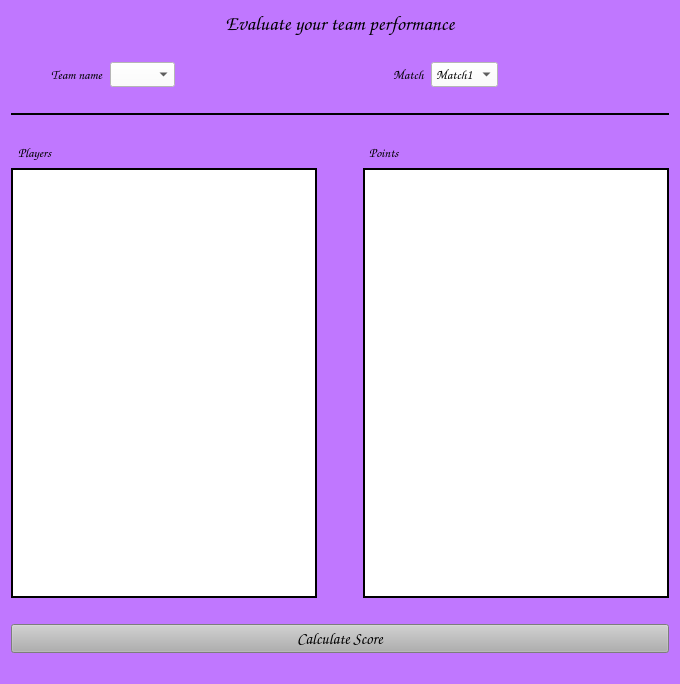
<?xml version="1.0" encoding="UTF-8"?>
<ui version="4.0">
 <class>Evaluate_team</class>
 <widget class="QWidget" name="Evaluate_team">
  <property name="geometry">
   <rect>
    <x>0</x>
    <y>0</y>
    <width>680</width>
    <height>684</height>
   </rect>
  </property>
  <property name="windowTitle">
   <string>Evaluate team</string>
  </property>
  <property name="styleSheet">
   <string notr="true">background-color: rgb(192, 119, 255);</string>
  </property>
  <layout class="QVBoxLayout" name="verticalLayout">
   <item>
    <widget class="QLabel" name="evaluate_heading">
     <property name="font">
      <font>
       <family>Comic Sans MS</family>
       <pointsize>15</pointsize>
       <weight>75</weight>
       <bold>true</bold>
      </font>
     </property>
     <property name="text">
      <string>Evaluate your team performance</string>
     </property>
     <property name="alignment">
      <set>Qt::AlignCenter</set>
     </property>
    </widget>
   </item>
   <item>
    <spacer name="horizontalSpacer_10">
     <property name="orientation">
      <enum>Qt::Horizontal</enum>
     </property>
     <property name="sizeHint" stdset="0">
      <size>
       <width>40</width>
       <height>20</height>
      </size>
     </property>
    </spacer>
   </item>
   <item>
    <layout class="QHBoxLayout" name="horizontalLayout">
     <item>
      <spacer name="horizontalSpacer_2">
       <property name="orientation">
        <enum>Qt::Horizontal</enum>
       </property>
       <property name="sizeType">
        <enum>QSizePolicy::Minimum</enum>
       </property>
       <property name="sizeHint" stdset="0">
        <size>
         <width>40</width>
         <height>20</height>
        </size>
       </property>
      </spacer>
     </item>
     <item>
      <widget class="QLabel" name="Eval_team_name">
       <property name="font">
        <font>
         <family>Comic Sans MS</family>
         <pointsize>10</pointsize>
         <weight>75</weight>
         <bold>true</bold>
        </font>
       </property>
       <property name="text">
        <string>Team name</string>
       </property>
      </widget>
     </item>
     <item>
      <widget class="QComboBox" name="team_name_list">
       <property name="font">
        <font>
         <family>Comic Sans MS</family>
         <pointsize>10</pointsize>
         <weight>75</weight>
         <bold>true</bold>
        </font>
       </property>
       <property name="styleSheet">
        <string notr="true">background-color: rgb(255, 255, 255);</string>
       </property>
      </widget>
     </item>
     <item>
      <spacer name="horizontalSpacer_9">
       <property name="orientation">
        <enum>Qt::Horizontal</enum>
       </property>
       <property name="sizeType">
        <enum>QSizePolicy::Minimum</enum>
       </property>
       <property name="sizeHint" stdset="0">
        <size>
         <width>40</width>
         <height>20</height>
        </size>
       </property>
      </spacer>
     </item>
     <item>
      <spacer name="horizontalSpacer">
       <property name="orientation">
        <enum>Qt::Horizontal</enum>
       </property>
       <property name="sizeType">
        <enum>QSizePolicy::Expanding</enum>
       </property>
       <property name="sizeHint" stdset="0">
        <size>
         <width>40</width>
         <height>20</height>
        </size>
       </property>
      </spacer>
     </item>
     <item>
      <widget class="QLabel" name="Eval_match">
       <property name="font">
        <font>
         <family>Comic Sans MS</family>
         <pointsize>10</pointsize>
         <weight>75</weight>
         <bold>true</bold>
        </font>
       </property>
       <property name="text">
        <string>Match</string>
       </property>
      </widget>
     </item>
     <item>
      <widget class="QComboBox" name="match_list">
       <property name="font">
        <font>
         <family>Comic Sans MS</family>
         <pointsize>10</pointsize>
         <weight>75</weight>
         <bold>true</bold>
        </font>
       </property>
       <property name="styleSheet">
        <string notr="true">background-color: rgb(255, 255, 255);</string>
       </property>
       <item>
        <property name="text">
         <string>Match1</string>
        </property>
       </item>
       <item>
        <property name="text">
         <string>Match2</string>
        </property>
       </item>
       <item>
        <property name="text">
         <string>Match3</string>
        </property>
       </item>
      </widget>
     </item>
     <item>
      <spacer name="horizontalSpacer_3">
       <property name="orientation">
        <enum>Qt::Horizontal</enum>
       </property>
       <property name="sizeType">
        <enum>QSizePolicy::Expanding</enum>
       </property>
       <property name="sizeHint" stdset="0">
        <size>
         <width>40</width>
         <height>20</height>
        </size>
       </property>
      </spacer>
     </item>
    </layout>
   </item>
   <item>
    <spacer name="horizontalSpacer_7">
     <property name="orientation">
      <enum>Qt::Horizontal</enum>
     </property>
     <property name="sizeHint" stdset="0">
      <size>
       <width>40</width>
       <height>20</height>
      </size>
     </property>
    </spacer>
   </item>
   <item>
    <widget class="Line" name="line">
     <property name="frameShadow">
      <enum>QFrame::Plain</enum>
     </property>
     <property name="lineWidth">
      <number>2</number>
     </property>
     <property name="orientation">
      <enum>Qt::Horizontal</enum>
     </property>
    </widget>
   </item>
   <item>
    <spacer name="horizontalSpacer_8">
     <property name="orientation">
      <enum>Qt::Horizontal</enum>
     </property>
     <property name="sizeHint" stdset="0">
      <size>
       <width>40</width>
       <height>20</height>
      </size>
     </property>
    </spacer>
   </item>
   <item>
    <layout class="QHBoxLayout" name="horizontalLayout_3">
     <item>
      <widget class="QLabel" name="eval_players">
       <property name="font">
        <font>
         <family>Comic Sans MS</family>
         <pointsize>10</pointsize>
         <weight>75</weight>
         <bold>true</bold>
        </font>
       </property>
       <property name="text">
        <string>Players</string>
       </property>
       <property name="indent">
        <number>7</number>
       </property>
      </widget>
     </item>
     <item>
      <spacer name="horizontalSpacer_4">
       <property name="orientation">
        <enum>Qt::Horizontal</enum>
       </property>
       <property name="sizeHint" stdset="0">
        <size>
         <width>40</width>
         <height>20</height>
        </size>
       </property>
      </spacer>
     </item>
     <item>
      <spacer name="horizontalSpacer_5">
       <property name="orientation">
        <enum>Qt::Horizontal</enum>
       </property>
       <property name="sizeType">
        <enum>QSizePolicy::Minimum</enum>
       </property>
       <property name="sizeHint" stdset="0">
        <size>
         <width>40</width>
         <height>20</height>
        </size>
       </property>
      </spacer>
     </item>
     <item>
      <widget class="QLabel" name="Eval_points">
       <property name="font">
        <font>
         <family>Comic Sans MS</family>
         <pointsize>10</pointsize>
         <weight>75</weight>
         <bold>true</bold>
        </font>
       </property>
       <property name="text">
        <string>Points</string>
       </property>
       <property name="indent">
        <number>-2</number>
       </property>
      </widget>
     </item>
     <item>
      <spacer name="horizontalSpacer_6">
       <property name="orientation">
        <enum>Qt::Horizontal</enum>
       </property>
       <property name="sizeType">
        <enum>QSizePolicy::Expanding</enum>
       </property>
       <property name="sizeHint" stdset="0">
        <size>
         <width>40</width>
         <height>20</height>
        </size>
       </property>
      </spacer>
     </item>
    </layout>
   </item>
   <item>
    <layout class="QHBoxLayout" name="horizontalLayout_4">
     <item>
      <widget class="QListWidget" name="Players_list">
       <property name="styleSheet">
        <string notr="true">background-color: rgb(255, 255, 255);</string>
       </property>
       <property name="frameShape">
        <enum>QFrame::WinPanel</enum>
       </property>
       <property name="frameShadow">
        <enum>QFrame::Plain</enum>
       </property>
       <property name="lineWidth">
        <number>2</number>
       </property>
       <property name="sizeAdjustPolicy">
        <enum>QAbstractScrollArea::AdjustIgnored</enum>
       </property>
       <property name="itemAlignment">
        <set>Qt::AlignLeading</set>
       </property>
      </widget>
     </item>
     <item>
      <spacer name="horizontalSpacer_11">
       <property name="orientation">
        <enum>Qt::Horizontal</enum>
       </property>
       <property name="sizeType">
        <enum>QSizePolicy::Minimum</enum>
       </property>
       <property name="sizeHint" stdset="0">
        <size>
         <width>40</width>
         <height>20</height>
        </size>
       </property>
      </spacer>
     </item>
     <item>
      <widget class="QListWidget" name="Points_list">
       <property name="styleSheet">
        <string notr="true">background-color: rgb(255, 255, 255);</string>
       </property>
       <property name="frameShape">
        <enum>QFrame::Box</enum>
       </property>
       <property name="frameShadow">
        <enum>QFrame::Plain</enum>
       </property>
       <property name="lineWidth">
        <number>2</number>
       </property>
       <property name="itemAlignment">
        <set>Qt::AlignLeading</set>
       </property>
      </widget>
     </item>
    </layout>
   </item>
   <item>
    <spacer name="horizontalSpacer_12">
     <property name="orientation">
      <enum>Qt::Horizontal</enum>
     </property>
     <property name="sizeHint" stdset="0">
      <size>
       <width>40</width>
       <height>20</height>
      </size>
     </property>
    </spacer>
   </item>
   <item>
    <widget class="QPushButton" name="calc_scr_btn">
     <property name="font">
      <font>
       <family>Comic Sans MS</family>
       <pointsize>12</pointsize>
       <weight>75</weight>
       <bold>true</bold>
      </font>
     </property>
     <property name="styleSheet">
      <string notr="true">background-color: rgb(175, 175, 175);</string>
     </property>
     <property name="text">
      <string>Calculate Score</string>
     </property>
     <property name="iconSize">
      <size>
       <width>10</width>
       <height>10</height>
      </size>
     </property>
     <property name="autoDefault">
      <bool>true</bool>
     </property>
     <property name="default">
      <bool>false</bool>
     </property>
     <property name="flat">
      <bool>false</bool>
     </property>
    </widget>
   </item>
   <item>
    <spacer name="horizontalSpacer_13">
     <property name="orientation">
      <enum>Qt::Horizontal</enum>
     </property>
     <property name="sizeHint" stdset="0">
      <size>
       <width>40</width>
       <height>20</height>
      </size>
     </property>
    </spacer>
   </item>
  </layout>
 </widget>
 <resources/>
 <connections/>
</ui>
